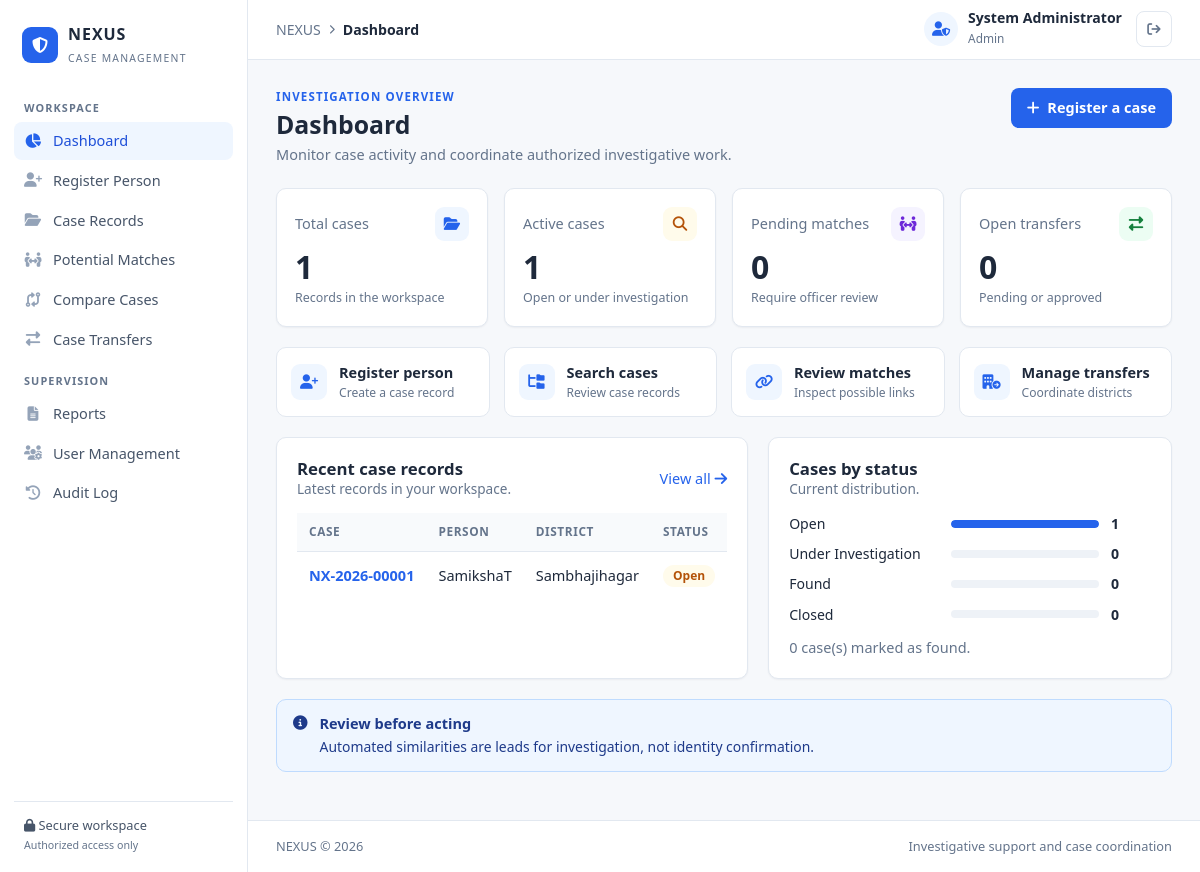
The app's page /dashboard (signed in) with its own data.
### tables this page shows
CREATE TABLE users (
    id INTEGER PRIMARY KEY AUTOINCREMENT,
    username TEXT NOT NULL UNIQUE,
    full_name TEXT NOT NULL,
    password_hash TEXT NOT NULL,
    role TEXT NOT NULL DEFAULT 'Officer',
    active INTEGER NOT NULL DEFAULT 1,
    must_change INTEGER NOT NULL DEFAULT 1,
    created_at TEXT NOT NULL DEFAULT CURRENT_TIMESTAMP
);

CREATE TABLE cases (
    id INTEGER PRIMARY KEY AUTOINCREMENT,
    case_number TEXT NOT NULL UNIQUE,
    case_reference TEXT,
    category TEXT NOT NULL DEFAULT 'Missing Person',
    full_name TEXT NOT NULL,
    age INTEGER,
    gender TEXT,
    height INTEGER,
    identifying_features TEXT,
    clothing TEXT,
    district TEXT NOT NULL,
    police_station TEXT,
    date_missing TEXT,
    date_reported TEXT,
    last_seen_location TEXT,
    notes TEXT,
    status TEXT NOT NULL DEFAULT 'Open',
    reported_by INTEGER REFERENCES users(id) ON DELETE SET NULL,
    created_at TEXT NOT NULL DEFAULT CURRENT_TIMESTAMP
);

### app.py (the view)
@app.route("/dashboard")
@login_required
def dashboard():
    def one(sql, p=()):
        return query(sql, p, one=True)[0]
    stats = {
        "total": one("SELECT COUNT(*) FROM cases"),
        "open": one("SELECT COUNT(*) FROM cases WHERE status IN ('Open','Under Investigation')"),
        "found": one("SELECT COUNT(*) FROM cases WHERE status = 'Found'"),
        "matches": one("SELECT COUNT(*) FROM matches WHERE status = 'Pending'"),
        "transfers": one("SELECT COUNT(*) FROM transfers WHERE status IN ('Pending','Approved')"),
    }
    recent = query("SELECT * FROM cases ORDER BY id DESC LIMIT 6")
    by_status = {s: one("SELECT COUNT(*) FROM cases WHERE status = ?", (s,)) for s in STATUSES}
    return render_template("dashboard.html", stats=stats, recent=recent,
                           by_status=by_status,
                           max_status=max(by_status.values() or [1]) or 1)

### app.py (called while the page is built)
def get_db():
    if "db" not in g:
        g.db = sqlite3.connect(DATABASE)
        g.db.row_factory = sqlite3.Row
        g.db.execute("PRAGMA foreign_keys = ON")
    return g.db

def query(sql, params=(), one=False):
    rows = get_db().execute(sql, params).fetchall()
    if one:
        return rows[0] if rows else None
    return rows

def csrf_token():
    if "_csrf" not in session:
        session["_csrf"] = secrets.token_hex(16)
    return session["_csrf"]

@app.before_request
def load_user_and_protect():
    g.user = None
    if session.get("user_id"):
        user = query("SELECT * FROM users WHERE id = ? AND active = 1",
                     (session["user_id"],), one=True)
        if user:
            g.user = user
        else:
            session.clear()
    if request.method == "POST":
        sent = request.form.get("_csrf", "")
        if not sent or not secrets.compare_digest(sent, session.get("_csrf", "")):
            abort(400)
    if (g.user and g.user["must_change"]
            and request.endpoint not in {"account", "logout", "static"}):
        flash("Please set a new password before continuing.", "warning")
        return redirect(url_for("account"))

@app.after_request
def security_headers(resp):
    resp.headers.setdefault("X-Content-Type-Options", "nosniff")
    resp.headers.setdefault("X-Frame-Options", "DENY")
    resp.headers.setdefault("Referrer-Policy", "same-origin")
    resp.headers.setdefault("Cache-Control", "no-store")
    return resp

def login_required(view):
    @wraps(view)
    def wrapped(*args, **kwargs):
        if not g.user:
            flash("Please sign in to continue.", "warning")
            return redirect(url_for("login", next=request.path))
        return view(*args, **kwargs)
    return wrapped

@app.context_processor
def inject_globals():
    return {
        "current_user": g.get("user"),
        "csrf_input": lambda: Markup(
            f'<input type="hidden" name="_csrf" value="{csrf_token()}">'),
        "STATUSES": STATUSES, "CATEGORIES": CATEGORIES, "GENDERS": GENDERS,
        "ROLES": ROLES, "MATCH_STATUSES": MATCH_STATUSES,
        "TRANSFER_REASONS": TRANSFER_REASONS,
        "year": datetime.now().year,
    }

def slug(value):
    return re.sub(r"[^a-z0-9]+", "-", (value or "").lower()).strip("-")

### templates/dashboard.html (shortened to what this page needs)
{% extends "base.html" %}
{% block breadcrumb %}Dashboard{% endblock %}
{% block content %}
<section class="page-heading">
    <div>
        <div class="eyebrow">INVESTIGATION OVERVIEW</div>
        <h1>Dashboard</h1>
        <p>Monitor case activity and coordinate authorized investigative work.</p>
    </div>
    <a href="{{ url_for('new_case') }}" class="button button-primary">
        <i class="fa-solid fa-plus"></i> Register a case</a>
</section>
<section class="stat-grid">
    <article class="stat-card">
        <div class="stat-top"><span>Total cases</span>
            <span class="stat-icon icon-blue"><i class="fa-solid fa-folder-open"></i></span></div>
        <strong>{{ stats.total }}</strong><small>Records in the workspace</small>
    </article>
    <article class="stat-card">
        <div class="stat-top"><span>Active cases</span>
            <span class="stat-icon icon-amber"><i class="fa-solid fa-magnifying-glass"></i></span></div>
        <strong>{{ stats.open }}</strong><small>Open or under investigation</small>
    </article>
    <article class="stat-card">
        <div class="stat-top"><span>Pending matches</span>
            <span class="stat-icon icon-purple"><i class="fa-solid fa-people-arrows-left-right"></i></span></div>
        <strong>{{ stats.matches }}</strong><small>Require officer review</small>
    </article>
    <article class="stat-card">
        <div class="stat-top"><span>Open transfers</span>
            <span class="stat-icon icon-green"><i class="fa-solid fa-right-left"></i></span></div>
        <strong>{{ stats.transfers }}</strong><small>Pending or approved</small>
    </article>
</section>
<section class="quick-actions">
    <a href="{{ url_for('new_case') }}" class="quick-action">
        <span class="quick-icon"><i class="fa-solid fa-user-plus"></i></span>
        <span><strong>Register person</strong><small>Create a case record</small></span></a>
    <a href="{{ url_for('cases') }}" class="quick-action">
        <span class="quick-icon"><i class="fa-solid fa-folder-tree"></i></span>
        <span><strong>Search cases</strong><small>Review case records</small></span></a>
    <a href="{{ url_for('matches') }}" class="quick-action">
        <span class="quick-icon"><i class="fa-solid fa-link"></i></span>
        <span><strong>Review matches</strong><small>Inspect possible links</small></span></a>
    <a href="{{ url_for('transfers') }}" class="quick-action">
        <span class="quick-icon"><i class="fa-solid fa-building-circle-arrow-right"></i></span>
        <span><strong>Manage transfers</strong><small>Coordinate districts</small></span></a>
</section>
<div class="grid-2">
    <section class="panel">
        <div class="section-heading">
            <div><h2>Recent case records</h2><p>Latest records in your workspace.</p></div>
            <a href="{{ url_for('cases') }}">View all <i class="fa-solid fa-arrow-right"></i></a>
        </div>
        {% if recent %}
        <div class="table-wrap">
            <table>
                <thead><tr><th>Case</th><th>Person</th><th>District</th><th>Status</th></tr></thead>
                <tbody>
                {% for c in recent %}
                <tr>
                    <td class="case-id"><a href="{{ url_for('case_detail', case_id=c['id']) }}">{{ c['case_number'] }}</a></td>
                    <td>{{ c['full_name'] }}</td>
                    <td>{{ c['district'] }}</td>
                    <td><span class="badge badge-{{ c['status']|slug }}">{{ c['status'] }}</span></td>
                </tr>
                {% endfor %}
                </tbody>
            </table>
        </div>
        {% else %}
        <div class="empty-state"><i class="fa-solid fa-folder-open"></i>
            <h3>No cases yet</h3><p>Register the first case to get started.</p></div>
        {% endif %}
    </section>
    <section class="panel">
        <div class="section-heading"><div><h2>Cases by status</h2><p>Current distribution.</p></div></div>
        {% for label, n in by_status.items() %}
        <div class="bar-row">
            <span>{{ label }}</span>
            <div class="bar-track"><div class="bar-fill" style="width: {{ (n / max_status * 100)|round|int }}%"></div></div>
            <strong>{{ n }}</strong>
        </div>
        {% endfor %}
        <p class="muted small-gap">{{ stats.found }} case(s) marked as found.</p>
    </section>
</div>
<div class="notice notice-info">
    <i class="fa-solid fa-circle-info"></i>
    <div><strong>Review before acting</strong>
    <p>Automated similarities are leads for investigation, not identity confirmation.</p></div>
</div>
{% endblock %}

### templates/base.html (shortened to what this page needs)
<!DOCTYPE html>
<html lang="en">
<head>
    <link rel="stylesheet" href="{{ url_for('static', filename='css/style.css') }}">
    <link rel="stylesheet" href="https://cdnjs.cloudflare.com/ajax/libs/font-awesome/6.5.2/css/all.min.css">
</head>
<body>
<div class="app-shell">
    <aside class="sidebar" id="sidebar">
        <a class="brand" href="{{ url_for('dashboard') }}">
            <span class="brand-icon"><i class="fa-solid fa-shield-halved"></i></span>
            <span><strong>NEXUS</strong><small>CASE MANAGEMENT</small></span>
        </a>
        <div class="sidebar-label">WORKSPACE</div>
        <nav class="nav-menu">
            <a href="{{ url_for('dashboard') }}" class="{{ 'active' if request.endpoint == 'dashboard' }}">
                <i class="fa-solid fa-chart-pie"></i> Dashboard</a>
            <a href="{{ url_for('new_case') }}" class="{{ 'active' if request.endpoint == 'new_case' }}">
                <i class="fa-solid fa-user-plus"></i> Register Person</a>
            <a href="{{ url_for('cases') }}" class="{{ 'active' if request.endpoint in ('cases', 'case_detail', 'edit_case') }}">
                <i class="fa-solid fa-folder-open"></i> Case Records</a>
            <a href="{{ url_for('matches') }}" class="{{ 'active' if request.endpoint == 'matches' }}">
                <i class="fa-solid fa-people-arrows-left-right"></i> Potential Matches</a>
            <a href="{{ url_for('compare') }}" class="{{ 'active' if request.endpoint == 'compare' }}">
                <i class="fa-solid fa-code-compare"></i> Compare Cases</a>
            <a href="{{ url_for('transfers') }}" class="{{ 'active' if request.endpoint == 'transfers' }}">
                <i class="fa-solid fa-right-left"></i> Case Transfers</a>
        </nav>
        {% if current_user and current_user['role'] in ('Supervisor', 'Admin') %}
        <div class="sidebar-label">SUPERVISION</div>
        <nav class="nav-menu">
            <a href="{{ url_for('reports') }}" class="{{ 'active' if request.endpoint == 'reports' }}">
                <i class="fa-solid fa-file-lines"></i> Reports</a>
            {% if current_user['role'] == 'Admin' %}
            <a href="{{ url_for('users') }}" class="{{ 'active' if request.endpoint == 'users' }}">
                <i class="fa-solid fa-users-gear"></i> User Management</a>
            <a href="{{ url_for('audit_log') }}" class="{{ 'active' if request.endpoint == 'audit_log' }}">
                <i class="fa-solid fa-clock-rotate-left"></i> Audit Log</a>
            {% endif %}
        </nav>
        {% endif %}
        <div class="sidebar-footer">
            <div><i class="fa-solid fa-lock"></i> Secure workspace</div>
            <small>Authorized access only</small>
        </div>
    </aside>
    <div class="main-area">
        <header class="topbar">
            <div class="breadcrumb">
                <span>NEXUS</span><i class="fa-solid fa-chevron-right"></i>
                <strong>{% block breadcrumb %}Dashboard{% endblock %}</strong>
            </div>
            <div class="topbar-right">
                <a class="officer-profile" href="{{ url_for('account') }}" title="Account settings">
                    <span class="avatar"><i class="fa-solid fa-user-shield"></i></span>
                    <span class="officer-info">
                        <strong>{{ current_user['full_name'] if current_user else 'Officer' }}</strong>
                        <small>{{ current_user['role'] if current_user else '' }}</small>
                    </span>
                </a>
                <form method="POST" action="{{ url_for('logout') }}">
                    <button class="icon-button" type="submit" title="Sign out" aria-label="Sign out">
                        <i class="fa-solid fa-arrow-right-from-bracket"></i>
                    </button>
                </form>
            </div>
        </header>
        <main class="page-content">
            {% block content %}{% endblock %}
        </main>
        <footer class="page-footer">
            <span>NEXUS &copy; {{ year }}</span>
            <span>Investigative support and case coordination</span>
        </footer>
    </div>
</div>
</body>
</html>

### records on screen
users: full_name "System Administrator", role "Admin"
cases: case_number "NX-2026-00001", full_name "SamikshaT", district "Sambhajihagar", status "Open", {{ (n / max_status * 100)|round|int }} 100 (drawn), n "1"

### other values on screen
{{ stats.total }} "1"
{{ stats.open }} "1"
{{ stats.matches }} "0"
{{ stats.transfers }} "0"
{{ label }} "Under Investigation" "Found" "Closed"
{{ n }} "0" "0" "0"
{{ stats.found }} "0"
